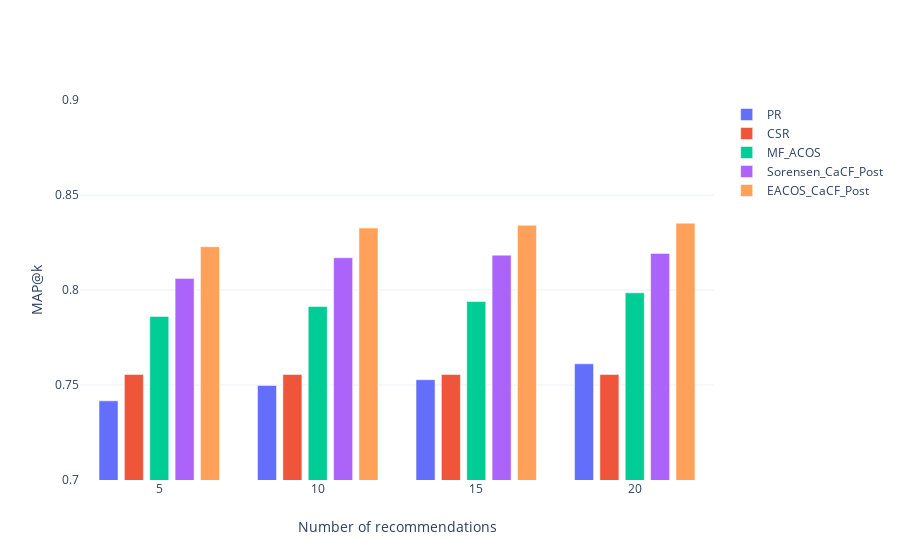

Notebook code cell kept with this figure:
### Code cell
k_range = [5,10,15,20]
eval_scores = {}
true = r_df_test
options['delta'] = .3

for model in models:
    option = None if model.__name__ in ['COS', 'ACOS', 'PR', 'MF_ACOS'] else options
    val = []
    for k in k_range:
        pred = predict_all(model, option)
        mapk_score = mean_average_precision(true, pred, k)
        val.append(mapk_score)
        
    eval_scores[model.__name__] = val
    
map_at_k = pd.DataFrame(eval_scores, index=k_range)

mapk_comp = go.Figure()

for model, ser in map_at_k.iteritems():
    mapk_comp.add_trace(go.Bar(
        name=model,
        x=ser.index,
        y=ser.values,
        width=.6
    ))
    
mapk_comp.update_layout(
    barmode='group',
#     title='Performance comparision in terms of MAP@k',
    xaxis=dict(title='Number of recommendations'),
    yaxis=dict(title='MAP@k', range=[.7,.9]),
    template=plot_template
)

mapk_comp.show()

### Figure 1 — Plotly figure (JSON) as saved in the notebook; plotly's stock layout.template omitted (floating-point values rounded to 4 significant figures)
{"data": [{"name": "PR", "type": "bar", "width": 0.6, "x": [5, 10, 15, 20], "y": [0.7417, 0.7498, 0.7528, 0.7611]}, {"name": "CSR", "type": "bar", "width": 0.6, "x": [5, 10, 15, 20], "y": [0.7556, 0.7556, 0.7556, 0.7556]}, {"name": "MF_ACOS", "type": "bar", "width": 0.6, "x": [5, 10, 15, 20], "y": [0.7861, 0.7913, 0.7939, 0.7985]}, {"name": "Sorensen_CaCF_Post", "type": "bar", "width": 0.6, "x": [5, 10, 15, 20], "y": [0.8061, 0.817, 0.8183, 0.8193]}, {"name": "EACOS_CaCF_Post", "type": "bar", "width": 0.6, "x": [5, 10, 15, 20], "y": [0.8228, 0.8326, 0.8341, 0.8352]}], "layout": {"barmode": "group", "xaxis": {"title": {"text": "Number of recommendations"}}, "yaxis": {"range": [0.7, 0.9], "title": {"text": "MAP@k"}}}}
